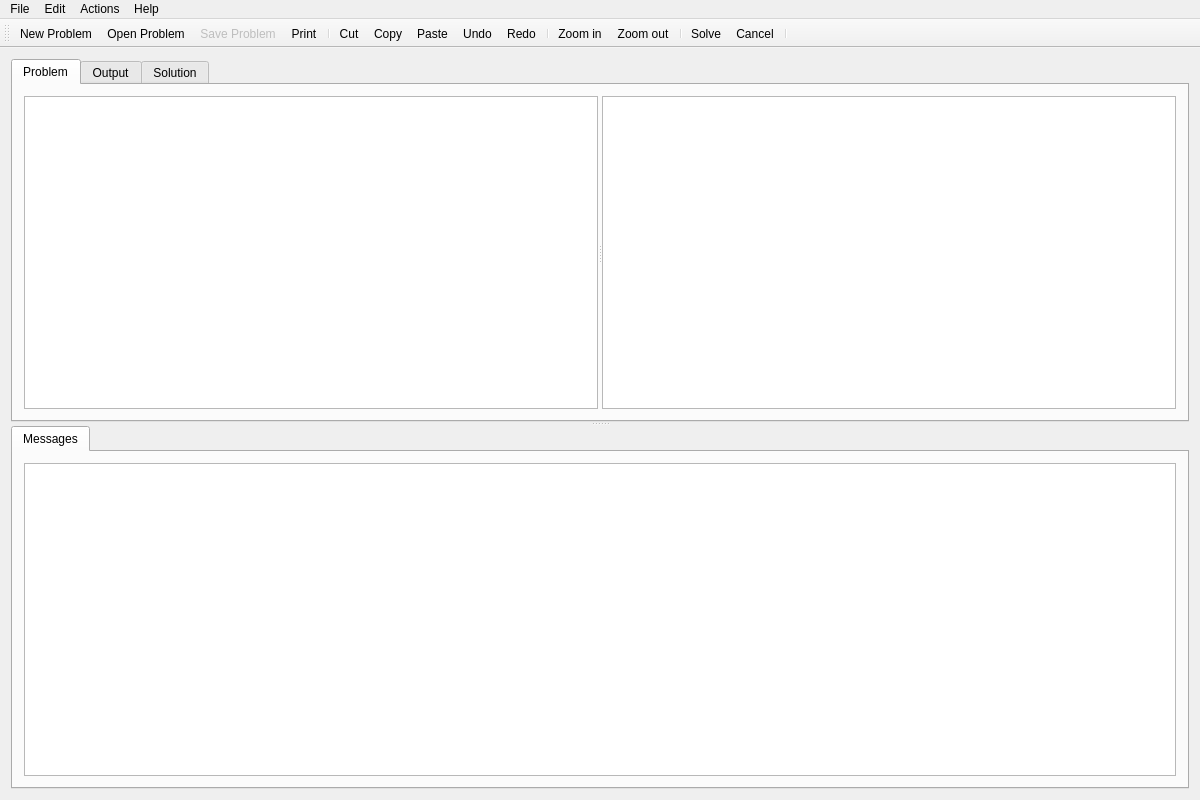
<?xml version="1.0" encoding="UTF-8"?>
<ui version="4.0">
 <class>coliopUi</class>
 <widget class="QMainWindow" name="coliopUi">
  <property name="geometry">
   <rect>
    <x>0</x>
    <y>0</y>
    <width>1200</width>
    <height>800</height>
   </rect>
  </property>
  <property name="sizePolicy">
   <sizepolicy hsizetype="Expanding" vsizetype="Expanding">
    <horstretch>0</horstretch>
    <verstretch>0</verstretch>
   </sizepolicy>
  </property>
  <property name="maximumSize">
   <size>
    <width>16777215</width>
    <height>16777215</height>
   </size>
  </property>
  <property name="windowTitle">
   <string>Coliop4</string>
  </property>
  <property name="locale">
   <locale language="English" country="UnitedKingdom"/>
  </property>
  <widget class="QWidget" name="centralWidget">
   <property name="sizePolicy">
    <sizepolicy hsizetype="Expanding" vsizetype="Expanding">
     <horstretch>100</horstretch>
     <verstretch>100</verstretch>
    </sizepolicy>
   </property>
   <layout class="QVBoxLayout" name="verticalLayout_4">
    <item>
     <widget class="QSplitter" name="clpUiSplitter">
      <property name="sizePolicy">
       <sizepolicy hsizetype="Expanding" vsizetype="Expanding">
        <horstretch>0</horstretch>
        <verstretch>0</verstretch>
       </sizepolicy>
      </property>
      <property name="maximumSize">
       <size>
        <width>16777215</width>
        <height>16777215</height>
       </size>
      </property>
      <property name="orientation">
       <enum>Qt::Vertical</enum>
      </property>
      <widget class="QTabWidget" name="clpProblemTab">
       <property name="sizePolicy">
        <sizepolicy hsizetype="Expanding" vsizetype="MinimumExpanding">
         <horstretch>0</horstretch>
         <verstretch>0</verstretch>
        </sizepolicy>
       </property>
       <property name="minimumSize">
        <size>
         <width>0</width>
         <height>0</height>
        </size>
       </property>
       <property name="baseSize">
        <size>
         <width>0</width>
         <height>500</height>
        </size>
       </property>
       <property name="currentIndex">
        <number>0</number>
       </property>
       <property name="iconSize">
        <size>
         <width>32</width>
         <height>32</height>
        </size>
       </property>
       <widget class="QWidget" name="cmplProblem">
        <property name="sizePolicy">
         <sizepolicy hsizetype="Expanding" vsizetype="Expanding">
          <horstretch>0</horstretch>
          <verstretch>0</verstretch>
         </sizepolicy>
        </property>
        <attribute name="title">
         <string>Problem</string>
        </attribute>
        <layout class="QVBoxLayout" name="verticalLayout">
         <item>
          <widget class="QSplitter" name="splitter">
           <property name="sizePolicy">
            <sizepolicy hsizetype="Expanding" vsizetype="Expanding">
             <horstretch>0</horstretch>
             <verstretch>0</verstretch>
            </sizepolicy>
           </property>
           <property name="orientation">
            <enum>Qt::Horizontal</enum>
           </property>
           <widget class="QPlainTextEdit" name="cmplEditor">
            <property name="minimumSize">
             <size>
              <width>100</width>
              <height>0</height>
             </size>
            </property>
           </widget>
           <widget class="QListWidget" name="cmplList">
            <property name="sizePolicy">
             <sizepolicy hsizetype="Expanding" vsizetype="Expanding">
              <horstretch>0</horstretch>
              <verstretch>0</verstretch>
             </sizepolicy>
            </property>
            <property name="minimumSize">
             <size>
              <width>100</width>
              <height>0</height>
             </size>
            </property>
            <property name="maximumSize">
             <size>
              <width>16777215</width>
              <height>16777215</height>
             </size>
            </property>
            <property name="wordWrap">
             <bool>true</bool>
            </property>
           </widget>
          </widget>
         </item>
        </layout>
       </widget>
       <widget class="QWidget" name="output">
        <attribute name="title">
         <string>Output</string>
        </attribute>
        <layout class="QVBoxLayout" name="verticalLayout_3">
         <item>
          <widget class="QPlainTextEdit" name="cmplOutPut">
           <property name="readOnly">
            <bool>true</bool>
           </property>
          </widget>
         </item>
        </layout>
       </widget>
       <widget class="QWidget" name="solution">
        <attribute name="title">
         <string>Solution</string>
        </attribute>
        <layout class="QVBoxLayout" name="verticalLayout_5">
         <item>
          <widget class="QPlainTextEdit" name="cmplSolution">
           <property name="readOnly">
            <bool>true</bool>
           </property>
          </widget>
         </item>
        </layout>
       </widget>
      </widget>
      <widget class="QTabWidget" name="clpMessageTab">
       <property name="maximumSize">
        <size>
         <width>16777215</width>
         <height>16777215</height>
        </size>
       </property>
       <property name="baseSize">
        <size>
         <width>0</width>
         <height>200</height>
        </size>
       </property>
       <property name="layoutDirection">
        <enum>Qt::LeftToRight</enum>
       </property>
       <property name="currentIndex">
        <number>0</number>
       </property>
       <property name="iconSize">
        <size>
         <width>32</width>
         <height>32</height>
        </size>
       </property>
       <property name="tabsClosable">
        <bool>false</bool>
       </property>
       <widget class="QWidget" name="Messages">
        <property name="enabled">
         <bool>true</bool>
        </property>
        <property name="layoutDirection">
         <enum>Qt::LeftToRight</enum>
        </property>
        <attribute name="title">
         <string>Messages</string>
        </attribute>
        <layout class="QVBoxLayout" name="verticalLayout_2">
         <item>
          <widget class="QListWidget" name="cmplMessages">
           <property name="autoFillBackground">
            <bool>false</bool>
           </property>
           <property name="wordWrap">
            <bool>true</bool>
           </property>
          </widget>
         </item>
        </layout>
       </widget>
      </widget>
     </widget>
    </item>
   </layout>
  </widget>
  <widget class="QMenuBar" name="menuBar">
   <property name="geometry">
    <rect>
     <x>0</x>
     <y>0</y>
     <width>1200</width>
     <height>22</height>
    </rect>
   </property>
   <widget class="QMenu" name="menuFile">
    <property name="title">
     <string>File</string>
    </property>
    <addaction name="actionNew_Coliop4_Window"/>
    <addaction name="separator"/>
    <addaction name="actionNew_Problem"/>
    <addaction name="actionOpen_Problem"/>
    <addaction name="actionSave_Problem"/>
    <addaction name="actionSave_Problem_as"/>
    <addaction name="separator"/>
    <addaction name="actionPrint"/>
    <addaction name="separator"/>
    <addaction name="actionQuit"/>
   </widget>
   <widget class="QMenu" name="menuEdit">
    <property name="title">
     <string>Edit</string>
    </property>
    <addaction name="actionUndo"/>
    <addaction name="actionRedo"/>
    <addaction name="separator"/>
    <addaction name="actionCut"/>
    <addaction name="actionCopy"/>
    <addaction name="actionPaste"/>
    <addaction name="separator"/>
    <addaction name="actionZoom_in"/>
    <addaction name="actionZoom_out"/>
   </widget>
   <widget class="QMenu" name="menuActions">
    <property name="title">
     <string>Actions</string>
    </property>
    <addaction name="actionSolve"/>
    <addaction name="actionCancel"/>
   </widget>
   <widget class="QMenu" name="menuHelp">
    <property name="title">
     <string>Help</string>
    </property>
    <addaction name="actionCMPL_Manual"/>
    <addaction name="actionAbout"/>
   </widget>
   <addaction name="menuFile"/>
   <addaction name="menuEdit"/>
   <addaction name="menuActions"/>
   <addaction name="menuHelp"/>
  </widget>
  <widget class="QToolBar" name="clpToolBar">
   <property name="sizePolicy">
    <sizepolicy hsizetype="Expanding" vsizetype="Expanding">
     <horstretch>0</horstretch>
     <verstretch>0</verstretch>
    </sizepolicy>
   </property>
   <property name="iconSize">
    <size>
     <width>32</width>
     <height>32</height>
    </size>
   </property>
   <attribute name="toolBarArea">
    <enum>TopToolBarArea</enum>
   </attribute>
   <attribute name="toolBarBreak">
    <bool>false</bool>
   </attribute>
   <addaction name="actionNew_Problem"/>
   <addaction name="actionOpen_Problem"/>
   <addaction name="actionSave_Problem"/>
   <addaction name="actionPrint"/>
   <addaction name="separator"/>
   <addaction name="actionCut"/>
   <addaction name="actionCopy"/>
   <addaction name="actionPaste"/>
   <addaction name="actionUndo"/>
   <addaction name="actionRedo"/>
   <addaction name="separator"/>
   <addaction name="actionZoom_in"/>
   <addaction name="actionZoom_out"/>
   <addaction name="separator"/>
   <addaction name="actionSolve"/>
   <addaction name="actionCancel"/>
   <addaction name="separator"/>
  </widget>
  <action name="actionNew_Coliop4_Window">
   <property name="text">
    <string>New Coliop4 Window</string>
   </property>
   <property name="shortcut">
    <string>Ctrl+Shift+N</string>
   </property>
   <property name="visible">
    <bool>true</bool>
   </property>
  </action>
  <action name="actionNew_Problem">
   <property name="icon">
    <iconset resource="../Ressources/clpRessources.qrc">
     <normaloff>:/tbicons/pics/filenew.png</normaloff>
     <normalon>:/tbicons/pics/fileopen.png</normalon>:/tbicons/pics/filenew.png</iconset>
   </property>
   <property name="text">
    <string>New Problem</string>
   </property>
   <property name="shortcut">
    <string>Ctrl+N</string>
   </property>
   <property name="shortcutContext">
    <enum>Qt::ApplicationShortcut</enum>
   </property>
  </action>
  <action name="actionOpen_Problem">
   <property name="icon">
    <iconset resource="../Ressources/clpRessources.qrc">
     <normaloff>:/tbicons/pics/fileopen.png</normaloff>:/tbicons/pics/fileopen.png</iconset>
   </property>
   <property name="text">
    <string>Open Problem</string>
   </property>
   <property name="shortcut">
    <string>Ctrl+O</string>
   </property>
  </action>
  <action name="actionSave_Problem">
   <property name="enabled">
    <bool>false</bool>
   </property>
   <property name="icon">
    <iconset resource="../Ressources/clpRessources.qrc">
     <normaloff>:/tbicons/pics/filesave.png</normaloff>:/tbicons/pics/filesave.png</iconset>
   </property>
   <property name="text">
    <string>Save Problem</string>
   </property>
   <property name="shortcut">
    <string>Ctrl+S</string>
   </property>
  </action>
  <action name="actionSave_Problem_as">
   <property name="enabled">
    <bool>false</bool>
   </property>
   <property name="text">
    <string>Save Problem as ..</string>
   </property>
   <property name="shortcut">
    <string>Ctrl+Shift+S</string>
   </property>
  </action>
  <action name="actionPrint">
   <property name="icon">
    <iconset resource="../Ressources/clpRessources.qrc">
     <normaloff>:/tbicons/pics/fileprint.png</normaloff>:/tbicons/pics/fileprint.png</iconset>
   </property>
   <property name="text">
    <string>Print</string>
   </property>
   <property name="shortcut">
    <string>Ctrl+P</string>
   </property>
  </action>
  <action name="actionCMPL_Manual">
   <property name="text">
    <string>CMPL Manual</string>
   </property>
  </action>
  <action name="actionSolve">
   <property name="icon">
    <iconset resource="../Ressources/clpRessources.qrc">
     <normaloff>:/tbicons/pics/go-next-view.png</normaloff>:/tbicons/pics/go-next-view.png</iconset>
   </property>
   <property name="text">
    <string>Solve</string>
   </property>
   <property name="shortcut">
    <string>F5</string>
   </property>
  </action>
  <action name="actionCancel">
   <property name="icon">
    <iconset resource="../Ressources/clpRessources.qrc">
     <normaloff>:/tbicons/pics/remove.png</normaloff>:/tbicons/pics/remove.png</iconset>
   </property>
   <property name="text">
    <string>Cancel</string>
   </property>
   <property name="shortcut">
    <string>F6</string>
   </property>
  </action>
  <action name="actionUndo">
   <property name="icon">
    <iconset resource="../Ressources/clpRessources.qrc">
     <normaloff>:/tbicons/pics/editundo.png</normaloff>:/tbicons/pics/editundo.png</iconset>
   </property>
   <property name="text">
    <string>Undo</string>
   </property>
   <property name="shortcut">
    <string>Ctrl+Z</string>
   </property>
  </action>
  <action name="actionRedo">
   <property name="icon">
    <iconset resource="../Ressources/clpRessources.qrc">
     <normaloff>:/tbicons/pics/editredo.png</normaloff>:/tbicons/pics/editredo.png</iconset>
   </property>
   <property name="text">
    <string>Redo</string>
   </property>
   <property name="shortcut">
    <string>Ctrl+Y</string>
   </property>
  </action>
  <action name="actionCopy">
   <property name="icon">
    <iconset resource="../Ressources/clpRessources.qrc">
     <normaloff>:/tbicons/pics/editcopy.png</normaloff>:/tbicons/pics/editcopy.png</iconset>
   </property>
   <property name="text">
    <string>Copy</string>
   </property>
   <property name="shortcut">
    <string>Ctrl+C</string>
   </property>
  </action>
  <action name="actionCut">
   <property name="icon">
    <iconset resource="../Ressources/clpRessources.qrc">
     <normaloff>:/tbicons/pics/editcut.png</normaloff>:/tbicons/pics/editcut.png</iconset>
   </property>
   <property name="text">
    <string>Cut</string>
   </property>
   <property name="shortcut">
    <string>Ctrl+X</string>
   </property>
  </action>
  <action name="actionPaste">
   <property name="icon">
    <iconset resource="../Ressources/clpRessources.qrc">
     <normaloff>:/tbicons/pics/editpaste.png</normaloff>:/tbicons/pics/editpaste.png</iconset>
   </property>
   <property name="text">
    <string>Paste</string>
   </property>
   <property name="shortcut">
    <string>Ctrl+V</string>
   </property>
  </action>
  <action name="actionGo_to_line">
   <property name="icon">
    <iconset resource="../Ressources/clpRessources.qrc">
     <normaloff>:/tbicons/pics/go-next-view.png</normaloff>:/tbicons/pics/go-next-view.png</iconset>
   </property>
   <property name="text">
    <string>Go to line</string>
   </property>
   <property name="shortcut">
    <string>Ctrl+G</string>
   </property>
  </action>
  <action name="actionAbout">
   <property name="text">
    <string>About Coliop4</string>
   </property>
  </action>
  <action name="actionZoom_in">
   <property name="icon">
    <iconset resource="../Ressources/clpRessources.qrc">
     <normaloff>:/tbicons/pics/zoomin.png</normaloff>:/tbicons/pics/zoomin.png</iconset>
   </property>
   <property name="text">
    <string>Zoom in </string>
   </property>
   <property name="shortcut">
    <string>Ctrl++</string>
   </property>
  </action>
  <action name="actionZoom_out">
   <property name="icon">
    <iconset resource="../Ressources/clpRessources.qrc">
     <normaloff>:/tbicons/pics/zoomout.png</normaloff>:/tbicons/pics/zoomout.png</iconset>
   </property>
   <property name="text">
    <string>Zoom out</string>
   </property>
   <property name="shortcut">
    <string>Ctrl+-</string>
   </property>
  </action>
  <action name="actionQuit">
   <property name="text">
    <string>Quit</string>
   </property>
   <property name="shortcut">
    <string>Ctrl+Q</string>
   </property>
   <property name="shortcutContext">
    <enum>Qt::ApplicationShortcut</enum>
   </property>
  </action>
 </widget>
 <layoutdefault spacing="6" margin="11"/>
 <resources>
  <include location="../Ressources/clpRessources.qrc"/>
 </resources>
 <connections/>
</ui>
